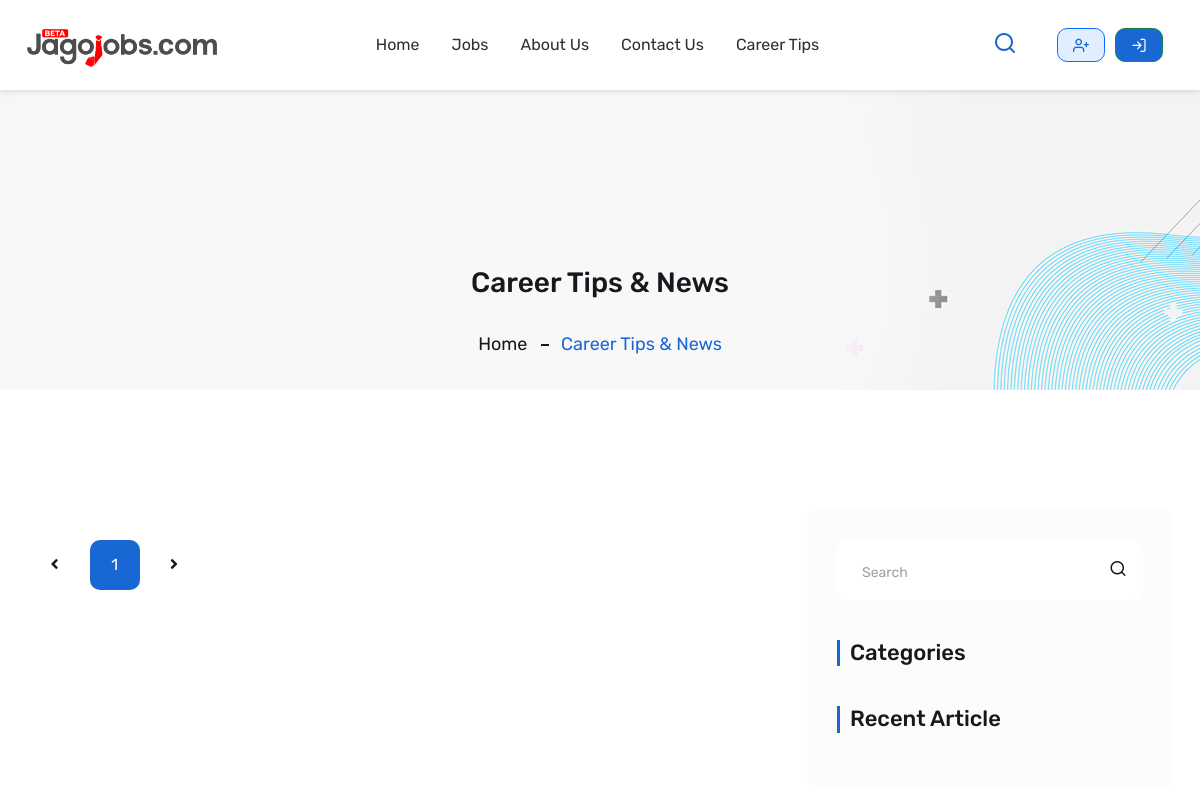
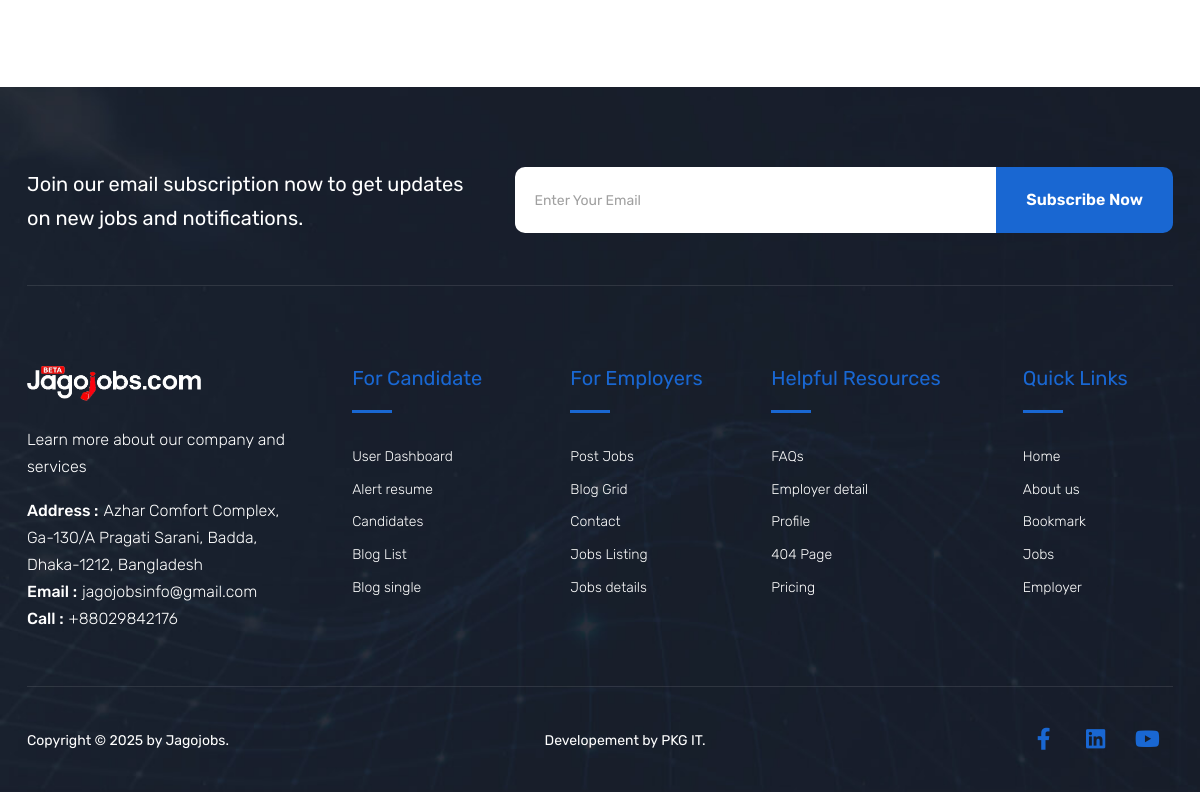
Page /blogs/ on the earlier database version (2 pictures, top to bottom).
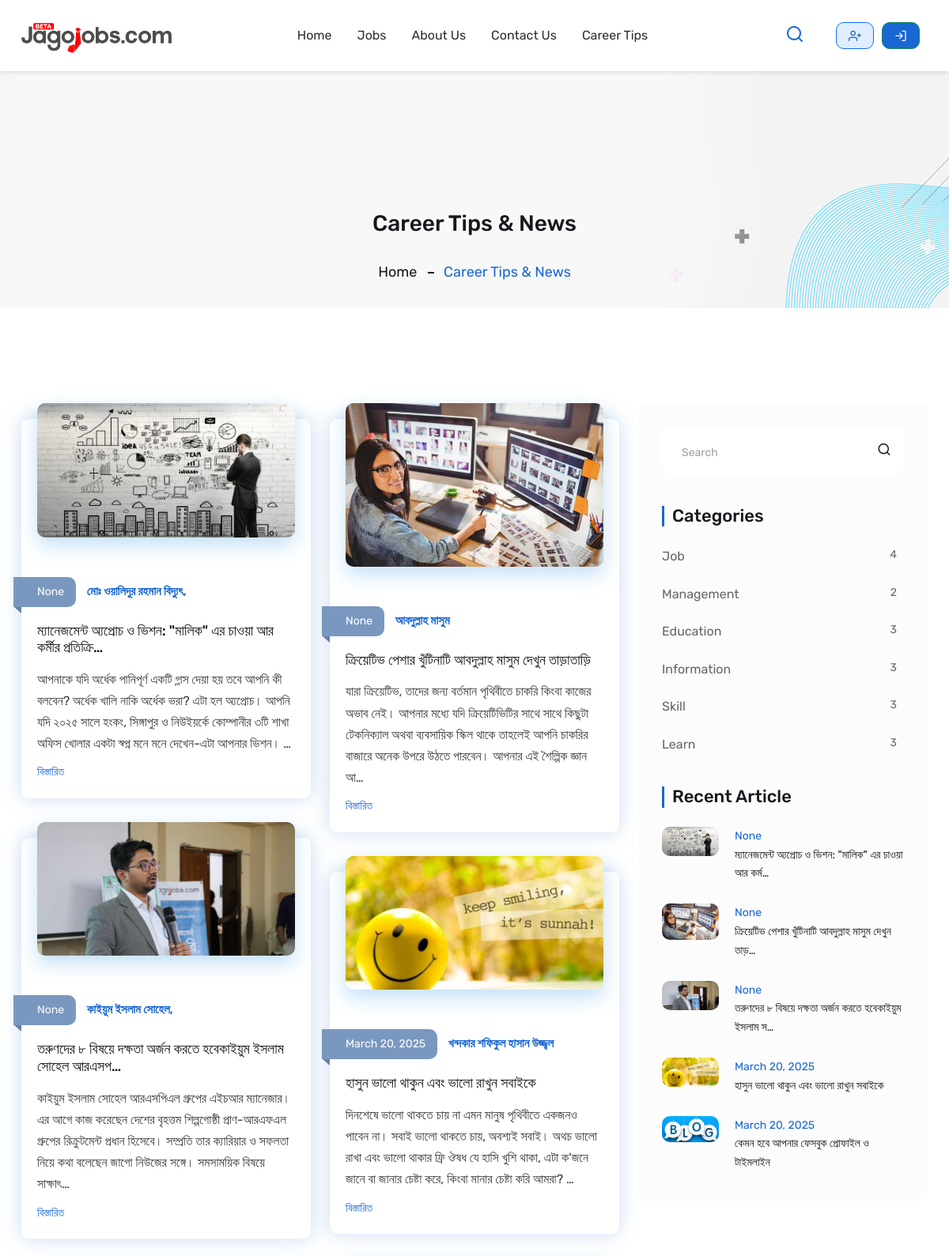
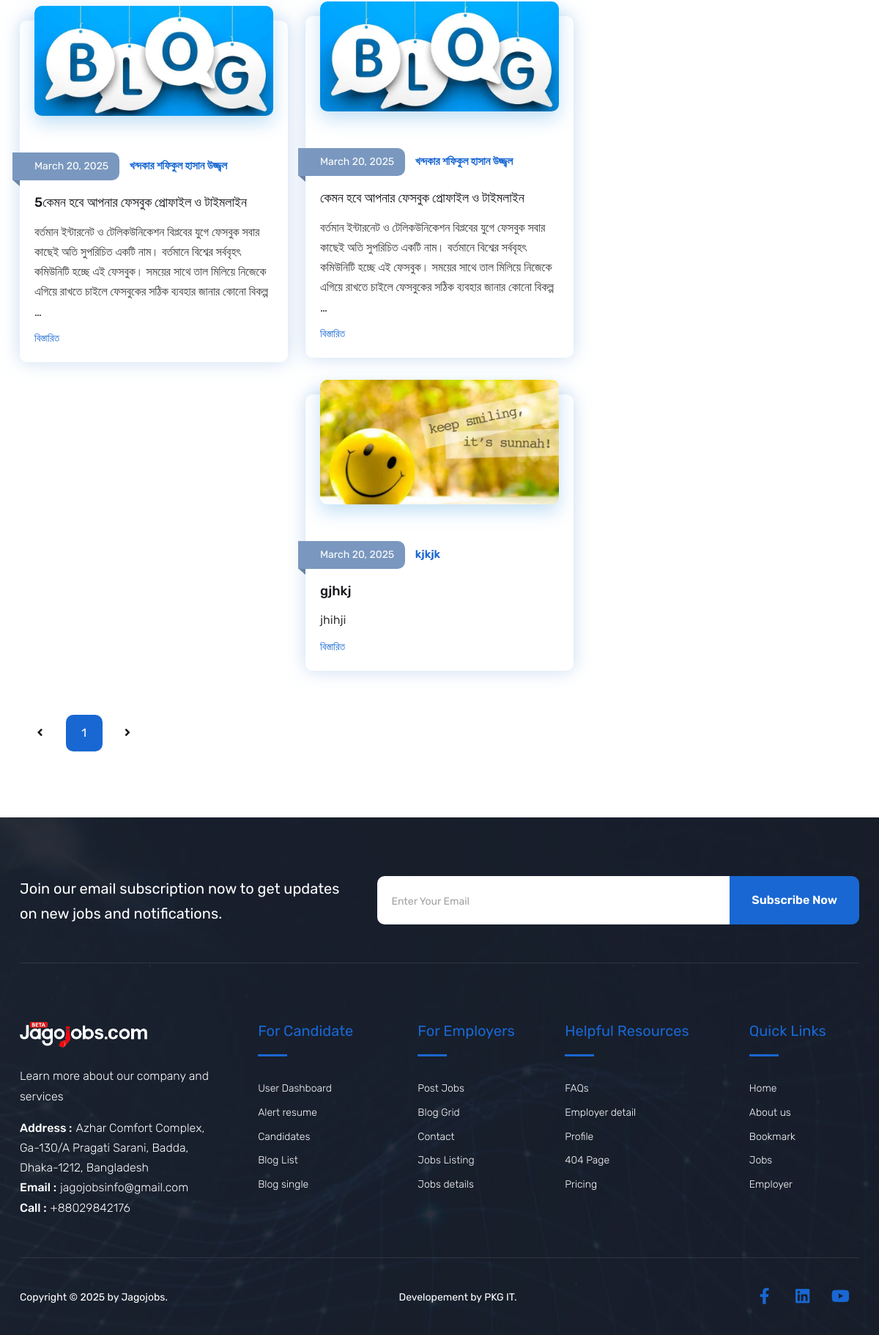
Same page on the later database version (2 pictures, top to bottom).
### jobboard/models.py (models this page shows, shortened)
class BlogPost(models.Model):
    title = models.CharField(max_length=200)
    writer_name = models.CharField(max_length=200)
    content = models.TextField()
    created_at = models.DateField(auto_now_add=True)
    published = models.BooleanField(default=False)
    categories = models.ManyToManyField(BlogCategory, blank=True)
    image = models.ImageField(upload_to='media/blog_images/', blank=True, null=True , default='media/default/blog.jpg')
    @classmethod
    def get_recent(cls, count=5):
        return cls.objects.filter(published=True).order_by('-created_at')[:count]

class BlogCategory(models.Model):
    name = models.CharField(max_length=30, unique=True)

### jobboard/views.py (the view)
# urls.py: path('blogs/', blog_list, name='home_blog_list'),
def blog_list(request):
    posts = BlogPost.objects.filter(published=True).order_by('-created_at')
    recentjob = BlogPost.get_recent()
    blogCategory = BlogCategory.objects.annotate(post_count=Count('blogpost'))
    paginator = Paginator(posts, 10)
    page_number = request.GET.get('page')
    page_obj = paginator.get_page(page_number)
    return render(request, 'blog/blog_list.html', {'page_obj': page_obj, 'blogCategory': blogCategory, 'recentjob': recentjob})

### jobboard/templates/blog/blog_list.html (shortened to what this page needs)
{% extends 'base.html' %}
{% load static %}
{% block body %}
        <div class="page-content">
            <div class="wt-bnr-inr overlay-wraper bg-center" style="background-image:url('{% static 'images/banner/1.jpeg' %}');">
                <div class="overlay-main site-bg-white opacity-01"></div>
                <div class="container">
                    <div class="wt-bnr-inr-entry">
                        <div class="banner-title-outer">
                            <div class="banner-title-name">
                                <h2 class="wt-title">Career Tips & News</h2>
                            </div>
                        </div>
                            <div>
                                <ul class="wt-breadcrumb breadcrumb-style-2">
                                    <li><a href="{% url 'home' %}">Home</a></li>
                                    <li>Career Tips & News</li>
                                </ul>
                            </div>
                    </div>
                </div>
            </div>
            <div class="section-full p-t120  p-b90 site-bg-white">
                <div class="container">
                    <div class="row">
                        <div class="col-lg-8 col-md-12">
                            <div class="masonry-wrap row d-flex">
                                {% for post in page_obj %}
                                <div class="masonry-item col-lg-6 col-md-12">
                                    <div class="blog-post twm-blog-post-1-outer">
                                        <div class="wt-post-media">
                                            {% if post.image %}
                                                <a href="{% url 'home_blog_detail' post.id %}"><img src="{{ post.image.url }}" alt="{{ post.title }}"></a>
                                            {% else %}
                                                <p>No image available</p>
                                            {% endif %}
                                        </div>
                                        <div class="wt-post-info">
                                            <div class="wt-post-meta ">
                                                <ul>
                                                    <li class="post-date">{{ post.created_at }}</li>
                                                    <li class="post-author"><a href="{% url 'home_blog_detail' post.id %}">{{ post.writer_name }} </a></li>
                                                </ul>
                                            </div>
                                            <div class="wt-post-title ">
                                                <h4 class="post-title">
                                                    <a href="{% url 'home_blog_detail' post.id %}">{{ post.title|truncatechars:60  }}</a>
                                                </h4>
                                            </div>
                                            <div class="wt-post-text ">
                                                <p>{{ post.content|truncatechars:220 }}</p>
                                            </div>
                                            <div class="wt-post-readmore ">
                                                <a href="{% url 'home_blog_detail' post.id %}" class="site-button-link site-text-primary">বিস্তারিত</a>
                                            </div>
                                        </div>
                                    </div>
                                </div>
                                {%endfor%}
                            </div>
                            <div class="pagination-outer">
                                <div class="pagination-style1">
                                    <ul class="clearfix">
                                        {% if page_obj.has_previous %}
                                            <li class="prev">
                                                <a href="?page={{ page_obj.previous_page_number }}">
                                                    <span> <i class="fa fa-angle-left"></i> </span>
                                                </a>
                                            </li>
                                        {% else %}
                                            <li class="prev disabled">
                                                <a href="javascript:;">
                                                    <span> <i class="fa fa-angle-left"></i> </span>
                                                </a>
                                            </li>
                                        {% endif %}
                                        {% for num in page_obj.paginator.page_range %}
                                            {% if page_obj.number == num %}
                                                <li class="active">
                                                    <a href="javascript:;">{{ num }}</a>
                                                </li>
                                            {% else %}
                                                <li><a href="?page={{ num }}">{{ num }}</a></li>
                                            {% endif %}
                                        {% endfor %}
                                        {% if page_obj.has_next %}
                                            <li class="next">
                                                <a href="?page={{ page_obj.next_page_number }}">
                                                    <span> <i class="fa fa-angle-right"></i> </span>
                                                </a>
                                            </li>
                                        {% else %}
                                            <li class="next disabled">
                                                <a href="javascript:;">
                                                    <span> <i class="fa fa-angle-right"></i> </span>
                                                </a>
                                            </li>
                                        {% endif %}
                                    </ul>
                                </div>
                            </div>
                        </div>
                        <div class="col-lg-4 col-md-12 rightSidebar">
                            <div class="side-bar">
                                <div class="widget search-bx">
                                    <form role="search" method="post">
                                        <div class="input-group">
                                            <input type="text" class="form-control" placeholder="Search">
                                            <button class="btn" type="button" id="button-addon2"><i class="feather-search"></i></button>
                                        </div>
                                    </form>
                                </div>
                                <div class="widget all_services_list">
                                    <h4 class="section-head-small mb-4">Categories</h4>
                                    <div class="all_services m-b30">
                                        <ul>
                                            {% for category in blogCategory %}
                                                <li><a href="#">{{ category.name }}</a> <span class="badge">{{ category.post_count }}</span></li>
                                            {% endfor %}
                                        </ul>
                                    </div>
                                </div>
                                <div class="widget recent-posts-entry">
                                    <h4 class="section-head-small mb-4">Recent Article</h4>
                                    <div class="section-content">
                                        <div class="widget-post-bx">
                                            {% for post in recentjob %}
                                            <div class="widget-post clearfix">
                                                <div class="wt-post-media">
                                                    <img src="{{ post.image.url }}" alt="">
                                                </div>
                                                <div class="wt-post-info">
                                                    <div class="wt-post-header">
                                                        <span class="post-date">{{ post.created_at }}</span>
                                                        <span class="post-title">
                                                            <a href="blog-single.html">{{ post.title|truncatechars:50 }}</a>
                                                        </span>
                                                    </div>
                                                </div>
                                            </div>
                                            {% endfor %}
                                        </div>
                                    </div>
                                </div>
                            </div>
                        </div>
                    </div>
                </div>
            </div>
        </div>
{% endblock %}

Differences in the rows shown:
added BlogPost: image (picture), created_at "None", writer_name "মোঃ ওয়ালিদুর রহমান বিদ্যুৎ,", title "ম্যানেজমেন্ট অ্যপ্রোচ ও ভিশন: \"মালিক\" এর চাওয়া আর কর্মীর প্রতিক্রি…", content "আপনাকে যদি অর্ধেক পানিপূর্ণ একটি গ্লাস দেয়া হয় তবে আপনি কী বলবেন? অর্ধেক খালি নাকি অর্ধেক ভরা? এটা হল অ্যপ্রোচ। আপনি যদি ২০২৫ সালে হংকং, সিঙ্গাপুর ও নিউইয়র্কে কোম্পানীর ৩টি শাখা অফিস খোলার একটা স্বপ্ন মনে মনে দেখেন-এটা আপনার ভিশন। …", title "ম্যানেজমেন্ট অ্যপ্রোচ ও ভিশন: \"মালিক\" এর চাওয়া আর কর্ম…"
added BlogPost: image (picture), created_at "None", writer_name "আবদুল্লাহ মাসুম", title "ক্রিয়েটিভ পেশার খুঁটিনাটি আবদুল্লাহ মাসুম দেখুন তাড়াতাড়ি", content "যারা ক্রিয়েটিভ, তাদের জন্য বর্তমান পৃথিবীতে চাকরি কিংবা কাজের অভাব নেই। আপনার মধ্যে যদি ক্রিয়েটিভিটির সাথে সাথে কিছুটা টেকনিক্যাল অথবা ব্যবসায়িক স্কিল থাকে তাহলেই আপনি চাকরির বাজারে অনেক উপরে উঠতে পারবেন। আপনার এই শৈল্পিক জ্ঞান আ…", title "ক্রিয়েটিভ পেশার খুঁটিনাটি আবদুল্লাহ মাসুম দেখুন তাড়…"
added BlogPost: image (picture), created_at "None", writer_name "কাইয়ুম ইসলাম সোহেল,", title "তরুণদের ৮ বিষয়ে দক্ষতা অর্জন করতে হবেকাইয়ুম ইসলাম সোহেল আরএসপ…", content "কাইয়ুম ইসলাম সোহেল আরএসপিএল গ্রুপের এইচআর ম্যানেজার। এর আগে কাজ করেছেন দেশের বৃহত্তম শিল্পগোষ্ঠী প্রাণ-আরএফএল গ্রুপের রিক্রুটমেন্ট প্রধান হিসেবে। সম্প্রতি তার ক্যারিয়ার ও সফলতা নিয়ে কথা বলেছেন জাগো নিউজের সঙ্গে। সমসাময়িক বিষয়ে সাক্ষাৎ…", title "তরুণদের ৮ বিষয়ে দক্ষতা অর্জন করতে হবেকাইয়ুম ইসলাম স…"
added BlogPost: image (picture), created_at "March 20, 2025", writer_name "খন্দকার শফিকুল হাসান উজ্জ্বল", title "হাসুন ভালো থাকুন এবং ভালো রাখুন সবাইকে", content "দিনশেষে ভালো থাকতে চায় না এমন মানুষ পৃথিবীতে একজনও পাবেন না। সবাই ভালো থাকতে চায়, অবশ্যই সবাই। অথচ ভালো রাখা এবং ভালো থাকার ফ্রি ঔষধ যে হাসি খুশি থাকা, এটা ক'জনে জানে বা জানার চেষ্টা করে, কিংবা মানার চেষ্টা করি আমরা? …"
added BlogPost: image (picture), created_at "March 20, 2025", writer_name "খন্দকার শফিকুল হাসান উজ্জ্বল", title "কেমন হবে আপনার ফেসবুক প্রোফাইল ও টাইমলাইন", content "বর্তমান ইন্টারনেট ও টেলিকউনিকেশন বিপ্লবের যুগে ফেসবুক সবার কাছেই অতি সুপরিচিত একটি নাম। বর্তমানে বিশ্বের সর্ববৃহৎ কমিউনিটি হচ্ছে এই ফেসবুক। সময়ের সাথে তাল মিলিয়ে নিজেকে এগিয়ে রাখতে চাইলে ফেসবুকের সঠিক ব্যবহার জানার কোনো বিকল্প …"
added BlogPost: image (picture), created_at "March 20, 2025", writer_name "খন্দকার শফিকুল হাসান উজ্জ্বল", title "5কেমন হবে আপনার ফেসবুক প্রোফাইল ও টাইমলাইন", content "বর্তমান ইন্টারনেট ও টেলিকউনিকেশন বিপ্লবের যুগে ফেসবুক সবার কাছেই অতি সুপরিচিত একটি নাম। বর্তমানে বিশ্বের সর্ববৃহৎ কমিউনিটি হচ্ছে এই ফেসবুক। সময়ের সাথে তাল মিলিয়ে নিজেকে এগিয়ে রাখতে চাইলে ফেসবুকের সঠিক ব্যবহার জানার কোনো বিকল্প …", shown under "Career Tips & News"
added BlogPost: image (picture), created_at "March 20, 2025", writer_name "kjkjk", title "gjhkj", content "jhihji", shown under "Career Tips & News"
added BlogCategory: name "Job", post_count "4"
added BlogCategory: name "Management", post_count "2"
added BlogCategory: name "Education", post_count "3"
added BlogCategory: name "Information", post_count "3"
added BlogCategory: name "Skill", post_count "3"
added BlogCategory: name "Learn", post_count "3"
